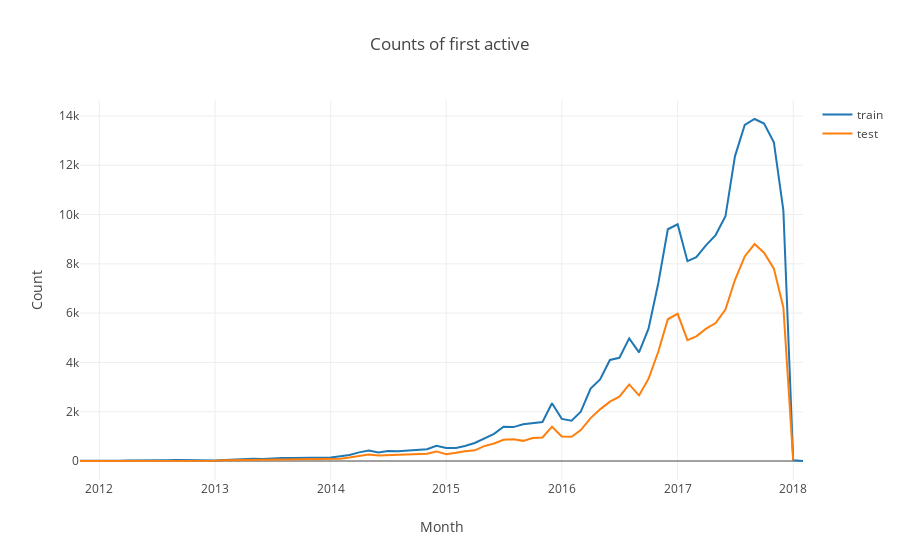

The code cell stored with this chart in its notebook:
### Code cell
d1 = train['first_active_month'].value_counts().sort_index()
d2 = test['first_active_month'].value_counts().sort_index()
data = [go.Scatter(x=d1.index, y=d1.values, name='train'), go.Scatter(x=d2.index, y=d2.values, name='test')]
layout = go.Layout(dict(title = "Counts of first active",
                  xaxis = dict(title = 'Month'),
                  yaxis = dict(title = 'Count'),
                  ),legend=dict(
                orientation="v"))
py.iplot(dict(data=data, layout=layout))
